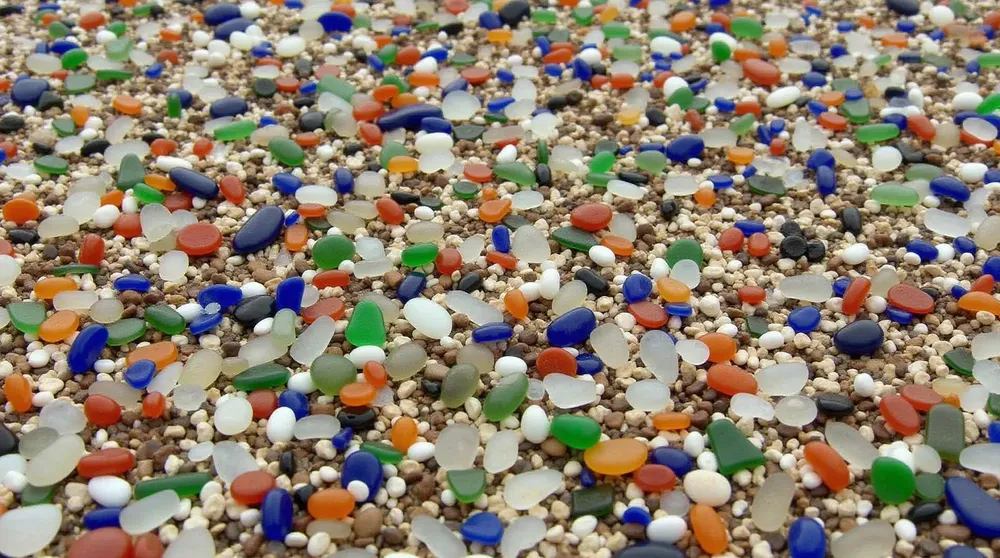
#> input picture images/seaglass.webp, 1000 x 558 px, shrunk from 1920 x 1072 before the run
$ python Lab_3_Tasks_3_4_5_Grayscale.py
#> lines starting #> are read from the running program, lines starting #| are printed output that depends on the picture
import numpy as np
import cv2


def gauss(x, y, sigma, a, b):
    two_sigma_squared = 2 * sigma * sigma
    return np.exp(-((x - a) ** 2 + (y - b) ** 2) / two_sigma_squared) / (np.pi * two_sigma_squared)


def generate_kernel(kernel_size, std_deviation):
    kernel = np.zeros((kernel_size, kernel_size))
    a = b = kernel_size // 2  # математическое ожидание двумерной случайной величины

    # Строим матрицу свёртки
    for y in range(kernel_size):
        for x in range(kernel_size):
            kernel[y, x] = gauss(x, y, std_deviation, a, b)

    return kernel


def gaussian_blur(img, kernel_size, std_deviation):
    kernel = generate_kernel(kernel_size, std_deviation)
    print(kernel)
    print(np.sum(kernel))

    kernel /= np.sum(kernel)  # нормируем матрицу
    print(kernel)
    print(np.sum(kernel))

    # Проходим через внутренние пиксели изображения и выполняем операцию свёртки.
    # Каждый стоящий рядом пиксель изображения умножается на соответствующее значение в ядре,
    # а затем все результаты суммируются и записываются в пиксель размытого изображения.
    blurred = img.copy()
    h, w = img.shape[:2]
    half_kernel_size = int(kernel_size // 2)
    for y in range(half_kernel_size, h - half_kernel_size):
        for x in range(half_kernel_size, w - half_kernel_size):
            # Операция свёртки
            val = 0
            for k in range(-(kernel_size // 2), kernel_size // 2 + 1):
                for l in range(-(kernel_size // 2), kernel_size // 2 + 1):
                    val += img[y + k, x + l] * kernel[k + half_kernel_size, l + half_kernel_size]
            blurred[y, x] = val

    return blurred


kernel_size = 21
std_deviation = 7

folder = '../images/'

img = cv2.imread(folder + 'seaglass.webp')
#> img is the input picture: shape (558, 1000, 3); mean B, G, R 111.2, 128.6, 141.3
# img = cv2.imread(folder + 'cat.jpg')
img = cv2.resize(img, [i // 3 for i in img.shape[1::-1]])
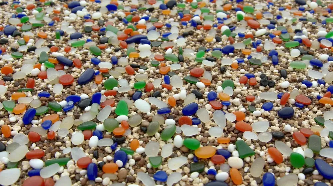
#> img: shape (186, 333, 3); mean B, G, R 111.1, 128.5, 141.2
img_gray = cv2.cvtColor(img, cv2.COLOR_BGR2GRAY)
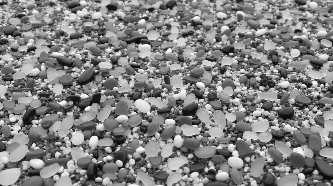
#> img_gray: shape (186, 333); min 1, max 254, mean 130.3

if kernel_size % 2 == 0:
    print('Размер матрицы ядра должен быть нечётный')
    exit(1)

img_blur_mine = gaussian_blur(img_gray, kernel_size, std_deviation)
#> after the loop in gaussian_blur, `for y in range(half_kernel_size, h - half_kernel_size):`:
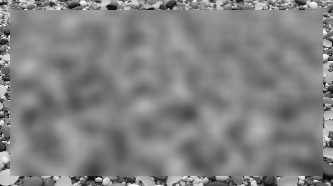
#> blurred: shape (186, 333); min 6, max 253, mean 129.8
img_blur_lib = cv2.GaussianBlur(img_gray, (kernel_size, kernel_size), std_deviation)
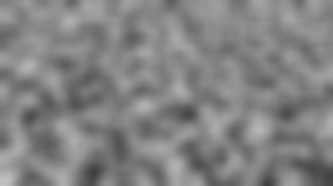
#> img_blur_lib: shape (186, 333); min 62, max 192, mean 130.3

cv2.imshow('Original', img_gray)
cv2.imshow(f'Blurred (kernel_size={kernel_size}, std_deviation={std_deviation})', img_blur_mine)
cv2.imshow('Blurred by library', img_blur_lib)

# cv2.imwrite(f'blur_{kernel_size}_{std_deviation}_grayscale.jpg', img_blur_mine)

cv2.waitKey(0)
cv2.destroyAllWindows()
